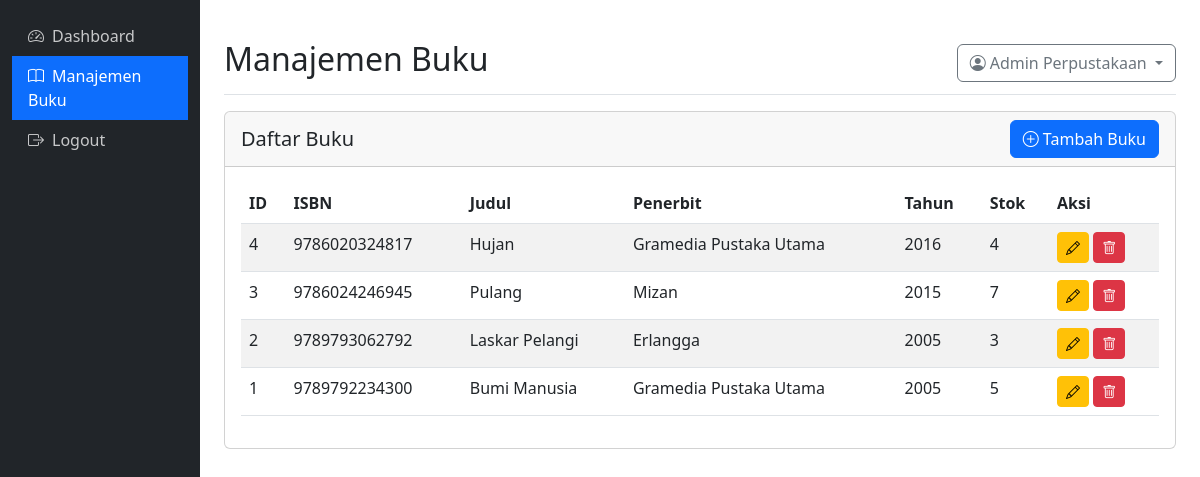
Page /admin/buku.php (signed in) on the committed database.
### tables this page shows
CREATE TABLE IF NOT EXISTS Buku (
    buku_id INT PRIMARY KEY AUTO_INCREMENT,
    isbn VARCHAR(20) UNIQUE,
    judul VARCHAR(255) NOT NULL,
    penerbit_id INT,
    tahun_terbit INT,
    jumlah_halaman INT,
    bahasa VARCHAR(50),
    deskripsi TEXT,
    stok INT DEFAULT 0,
    lokasi_rak VARCHAR(50),
    cover_url VARCHAR(255),
    FOREIGN KEY (penerbit_id) REFERENCES Penerbit(penerbit_id)
);

CREATE TABLE IF NOT EXISTS Penerbit (
    penerbit_id INT PRIMARY KEY AUTO_INCREMENT,
    nama_penerbit VARCHAR(100) NOT NULL,
    alamat TEXT,
    telepon VARCHAR(15),
    email VARCHAR(100)
);

### admin/buku.php (the view, shortened to what this page needs)
<?php
require_once 'header-admin.php';
?>
<div class="card">
    <div class="card-header d-flex justify-content-between align-items-center">
        <h5 class="mb-0">Daftar Buku</h5>
        <button class="btn btn-primary" data-bs-toggle="modal" data-bs-target="#tambahBukuModal">
            <i class="bi bi-plus-circle"></i> Tambah Buku
        </button>
    </div>
    <div class="card-body">
        <div class="table-responsive">
            <table class="table table-striped" id="tabelBuku">
                <thead>
                    <tr>
                        <th>ID</th>
                        <th>ISBN</th>
                        <th>Judul</th>
                        <th>Penerbit</th>
                        <th>Tahun</th>
                        <th>Stok</th>
                        <th>Aksi</th>
                    </tr>
                </thead>
                <tbody>
                    <?php
                    $stmt = $conn->query("
                        SELECT b.buku_id, b.isbn, b.judul, p.nama_penerbit, b.tahun_terbit, b.stok
                        FROM buku b
                        JOIN penerbit p ON b.penerbit_id = p.penerbit_id
                        ORDER BY b.buku_id DESC
                    ");
                    while ($row = $stmt->fetch(PDO::FETCH_ASSOC)):
                    ?>
                    <tr>
                        <td><?= $row['buku_id'] ?></td>
                        <td><?= $row['isbn'] ?></td>
                        <td><?= htmlspecialchars($row['judul']) ?></td>
                        <td><?= htmlspecialchars($row['nama_penerbit']) ?></td>
                        <td><?= $row['tahun_terbit'] ?></td>
                        <td><?= $row['stok'] ?></td>
                        <td>
                            <a href="edit-buku.php?id=<?= $row['buku_id'] ?>" class="btn btn-sm btn-warning">
                                <i class="bi bi-pencil"></i>
                            </a>
                            <a href="?hapus=<?= $row['buku_id'] ?>" class="btn btn-sm btn-danger" onclick="return confirm('Yakin hapus buku ini?')">
                                <i class="bi bi-trash"></i>
                            </a>
                        </td>
                    </tr>
                    <?php endwhile; ?>
                </tbody>
            </table>
        </div>
    </div>
</div>

### rows in the picture
buku: buku_id "4", isbn "9786020324817", judul "Hujan", penerbit.nama_penerbit "Gramedia Pustaka Utama", tahun_terbit "2016", stok "4"
buku: buku_id "3", isbn "9786024246945", judul "Pulang", penerbit.nama_penerbit "Mizan", tahun_terbit "2015", stok "7"
buku: buku_id "2", isbn "9789793062792", judul "Laskar Pelangi", penerbit.nama_penerbit "Erlangga", tahun_terbit "2005", stok "3"
buku: buku_id "1", isbn "9789792234300", judul "Bumi Manusia", penerbit.nama_penerbit "Gramedia Pustaka Utama", tahun_terbit "2005", stok "5"

### other values in the picture
$page_title "Manajemen Buku"
$current_user['nama_lengkap'] "Admin Perpustakaan"
